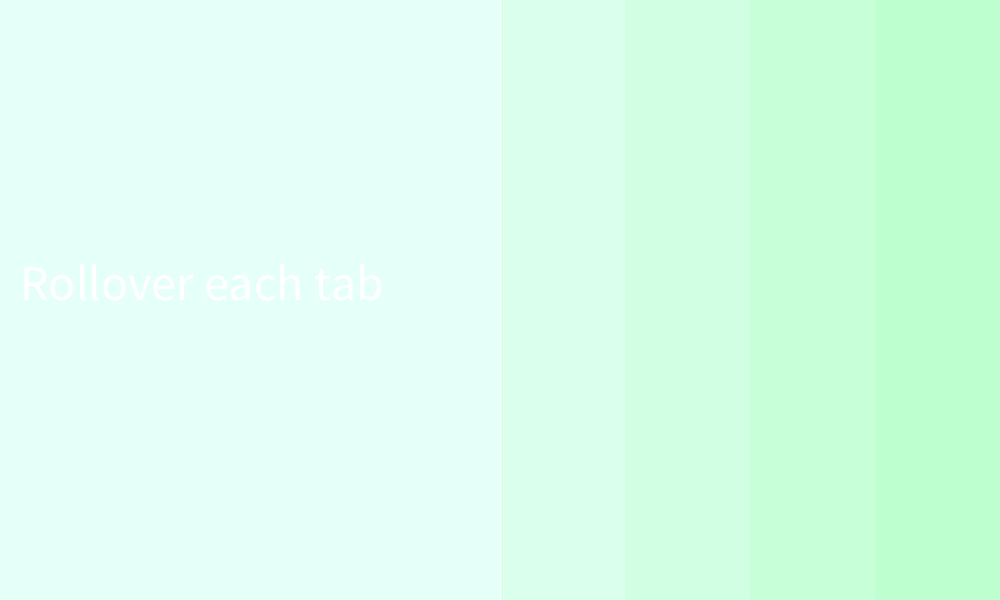
Frame 1 (no input)
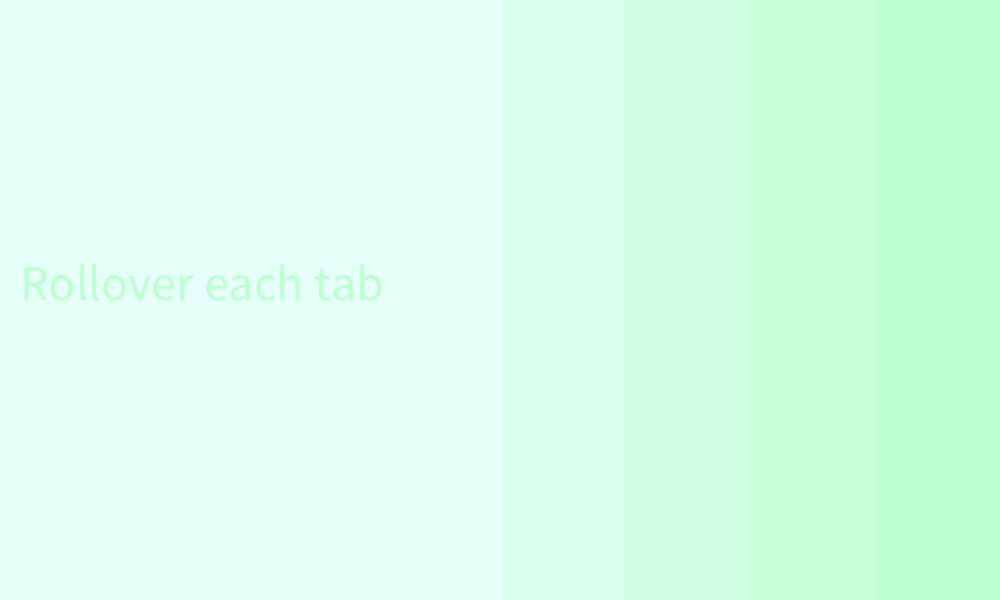
Frame 60 (the mouse pressed at the canvas centre just before this capture)
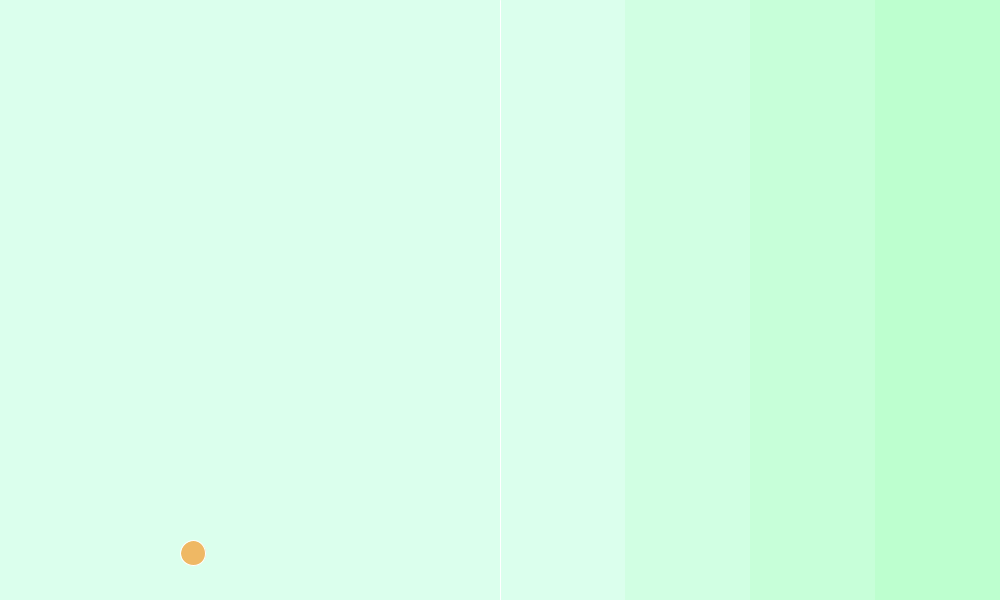
Frame 120 (the mouse held since frame 60 and released just before this capture)

The Processing sketch that drew these frames (run headless with seeded random() and noise(); from frame 60 on, the mouse is pressed at the canvas centre):

// Processing sketch: SS3_ColorsandShapes_Stephanie
// ── SS3_ColorsandShapes_Stephanie.pde
//Stephanie 
//Stephanie_SS3
//Colors and Shapes

void setup() {
  size(1000,600);
}
  
void draw() {
  
  noStroke();
  if ((mouseX >= 500) && (mouseX < 625)) {
    background(219,255,237);
    tab2();
    stroke(255);
    line(500,0, 500,height);
    //circle pattern
    fill(random(255),random(255),random(255));
     ellipse(random(width/2),random(height),25,25);
  }  else if ((mouseX >= 625) && (mouseX < 750)) {
    background(209,255,227);
    tab3();
    stroke(255);
    line(500, 0, 500, height); 
    textSize(35); 
    fill(0); 
    text("Click to change color",575,100);
    //sqaure pattern
     for (int i=0; i<=width/2; i=i+50){
     for (int h=0; h<=height; h=h+50){
       if (mousePressed == true){
       fill(255,random(255),random(255));
     } else if (mousePressed==false) { 
        fill(random(255),255,random(255));
     } 
      rect(i,h,50,50);
       }
     } 
  }  else if ((mouseX >= 750) && (mouseX < 875)) {
    background(199,255,217);
    tab4();
    stroke(255);
    line(500,0, 500,height);
    //circle pattern 
      //background(0);
      int r=10;
       while (r<=500){
      fill(random(255),random(255),255);
      r=r+5;
    ellipse(random(width/2),random(height),25,25); 
   }
  }  else if ((mouseX>=875) && (mouseX <1000)) {
    background(189,255,207); 
    tab5();
    stroke(255);
    line(500,0,500,height); 
    textSize(30); 
    fill(0); 
    text("Press any key to change color",530,100);
    //square 
    for (int s=500;s>=0;s=s-25){
      if (keyPressed==true){
      fill(255,random(255),255); 
    } else if (keyPressed==false){
      fill(255,255,random(255));
    } 
    rectMode(CENTER);
     rect(250,height/2,s,s);
    } 
  } else {
    background(229,255,249);
    tab1();
    stroke(255);
    line(500, 0, 500, height);
  }
}

void tab1() {
  //display text
  textSize(50);
  text("Rollover each tab",20,300);
  //tab 2
  fill(219,255,237);
  rect(width-500,0,125,height); 
  //tab 3 
  fill(209,255,227); 
  rect(width-375,0,125,height);
  //tab 4
  fill(199,255,217);
  rect(width-250,0,125,height);
  //tab 5 
  fill(189,255,207);
  rect(width-125,0,125,height);
}

void tab2() {
  //tab 3 
  fill(209,255,227); 
  rect(width-375,0,125,height);
  //tab 4
  fill(199,255,217);
  rect(width-250,0,125,height);
  //tab 5 
  fill(189,255,207);
  rect(width-125,0,125,height);
}

void tab3() {
  //tab 4
  fill(199,255,217);
  rect(width-250,0,125,height);
  //tab 5 
  fill(189,255,207);
  rect(width-125,0,125,height);
}

void tab4() {
  //tab 5 
  fill(189,255,207);
  rect(width-125,0,125,height);
}

void tab5() {
  fill(189,255,207);
  rect(width-125,0,125,height);
} 
